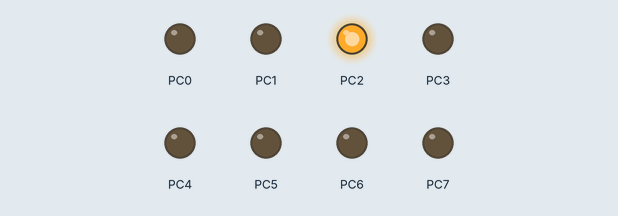
This program was run on a simulated ATmega328P, built with avr-gcc and emulated at 8 MHz. Parts: output pins drawn as LEDs (lit = HIGH).

Above: at 0.25 s.
At 0.45 s:
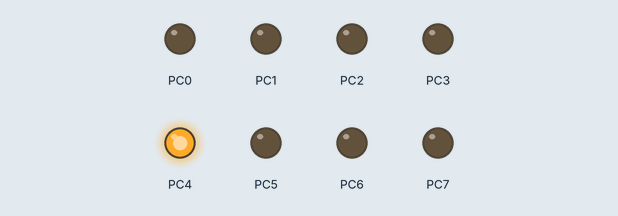
At 0.95 s:
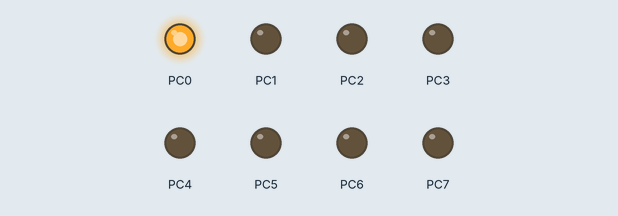
At 1.55 s:
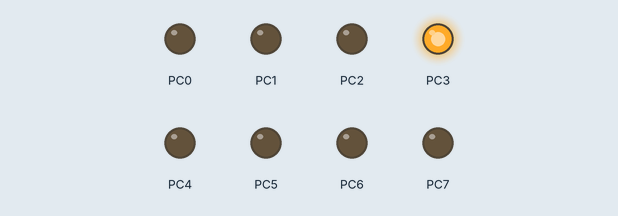
At 2.75 s:
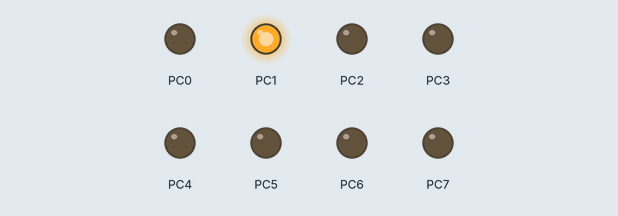
Timing chart, 0 to 3.0 s (numbered marks = the images above):
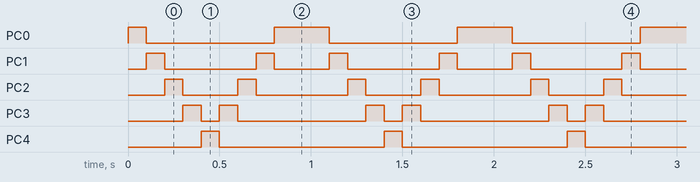

Measured:
- by itself, PC0: repeats every 1.0 s: LOW 0.70 s, HIGH 0.30 s
- by itself, PC1: repeats every 1.0 s: LOW 0.50 s, HIGH 0.10 s, LOW 0.30 s, HIGH 0.10 s
- by itself, PC2: repeats every 1.0 s: LOW 0.30 s, HIGH 0.10 s, LOW 0.50 s, HIGH 0.10 s
- by itself, PC3: repeats every 1.0 s: LOW 0.10 s, HIGH 0.10 s, LOW 0.70 s, HIGH 0.10 s
- by itself, PC4: alternates HIGH for 0.10 s and LOW for 0.90 s

The program:

main.c
```c
#include <avr/io.h>
#include <util/delay.h>
#define F_CPU 8000000UL
int i=0;


int main(void)
{
	DDRC=0b11111111;
	while (1)
	{
		while(i<=3)
		{
			PORTC = (1<<i);
			i++;
			_delay_ms(100);
		}
		while (i>=0)
		{
			PORTC= (1<<i);
			i--;
			_delay_ms(100);
		}
	}
	return 0;
}
```
